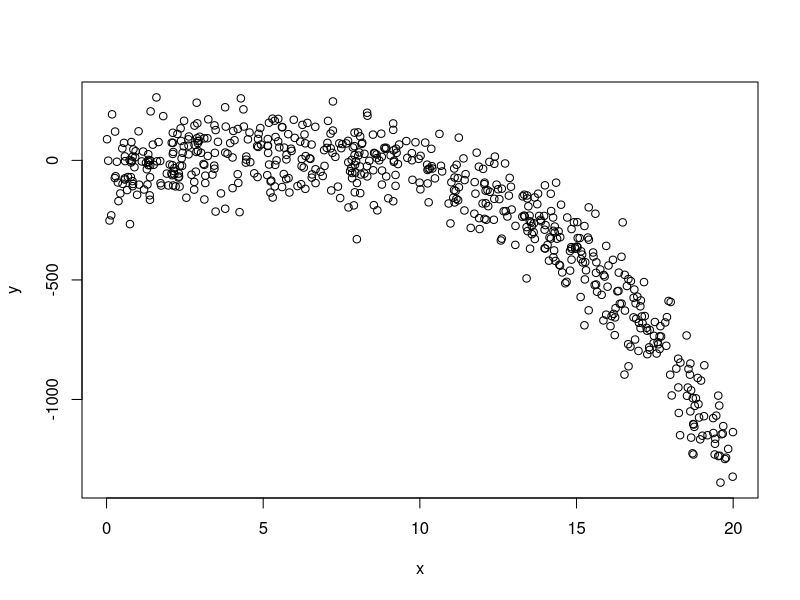

This chart was generated by the following R code:
## ---- chunk 1
library(palmerpenguins)
peng <- penguins[complete.cases(penguins), ]
head(peng)
## ---- chunk 2
nrow(peng)
## ---- chunk 3
lm1 <- lm(body_mass_g ~ flipper_length_mm + bill_length_mm + bill_depth_mm,
    data = peng)
lm2 <- lm(body_mass_g ~ flipper_length_mm,
    data = peng)
anova(lm2, lm1)
## ---- chunk 4
anova(lm1)
## ---- chunk 5
anova(lm2)
## ---- chunk 6
s2 <- 50814912/329
s2
## ---- chunk 7
(51211963 - 50814912)/ (2 * s2)
## ---- chunk 8
print(1- pf(1.28539, 2, 329))
## ---- chunk 9
## Try changing the order to see how the significance changes!
mylm <- lm(mpg ~ qsec + disp + wt, data = mtcars)
anova(mylm)
summary(mylm)$coef # No obvious connection to anova
## ---- chunk 10
x <- runif(600, 0, 20)
y <- 2 - 3*x + 3*x^2 - 0.3*x^3 + rnorm(600, 0, 100)
plot(y ~ x)
mylm <- lm(y ~ x + I(x^2) + I(x^3) + I(x^4) + I(x^5) + I(x^6))
anova(mylm)
## ---- chunk 11
anova(lm(mpg ~ disp, data = mtcars))
anova(lm(mpg ~ disp + wt, data = mtcars))
## ---- chunk 12
anova(
    lm(mpg ~ disp + wt, data = mtcars),
    lm(mpg ~ disp + wt + qsec, data = mtcars)
)
anova(
    lm(mpg ~ disp + qsec, data = mtcars),
    lm(mpg ~ disp + wt + qsec, data = mtcars)
)
anova(
    lm(mpg ~ wt + qsec, data = mtcars),
    lm(mpg ~ disp + wt + qsec, data = mtcars)
)
